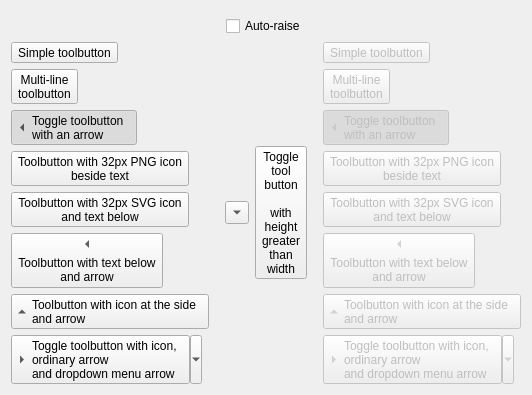
   <widget class="QWidget" name="tab_2">
    <attribute name="title">
     <string>Tool buttons</string>
    </attribute>
    <layout class="QGridLayout" name="gridLayout_5">
     <item row="3" column="1">
      <layout class="QGridLayout" name="gridLayout_2">
       <item row="0" column="0">
        <widget class="QToolButton" name="toolButton">
         <property name="text">
          <string>Simple toolbutton</string>
         </property>
        </widget>
       </item>
       <item row="0" column="1">
        <spacer name="horizontalSpacer_18">
         <property name="orientation">
          <enum>Qt::Horizontal</enum>
         </property>
         <property name="sizeType">
          <enum>QSizePolicy::Expanding</enum>
         </property>
         <property name="sizeHint" stdset="0">
          <size>
           <width>10</width>
           <height>20</height>
          </size>
         </property>
        </spacer>
       </item>
       <item row="0" column="2" rowspan="8">
        <widget class="QToolButton" name="toolButton_18">
         <property name="text">
          <string notr="true">...</string>
         </property>
         <property name="arrowType">
          <enum>Qt::DownArrow</enum>
         </property>
        </widget>
       </item>
       <item row="0" column="3" rowspan="8">
        <widget class="QToolButton" name="toolButton_17">
         <property name="text">
          <string>Toggle
tool
button

with
height
greater
than
width</string>
         </property>
         <property name="icon">
          <iconset resource="KvantumPreviewResources.qrc">
           <normaloff>:/Icons/data/icon.svg</normaloff>:/Icons/data/icon.svg</iconset>
         </property>
         <property name="checkable">
          <bool>true</bool>
         </property>
         <property name="toolButtonStyle">
          <enum>Qt::ToolButtonTextUnderIcon</enum>
         </property>
        </widget>
       </item>
       <item row="0" column="4">
        <spacer name="horizontalSpacer_19">
         <property name="orientation">
          <enum>Qt::Horizontal</enum>
         </property>
         <property name="sizeType">
          <enum>QSizePolicy::Expanding</enum>
         </property>
         <property name="sizeHint" stdset="0">
          <size>
           <width>10</width>
           <height>0</height>
          </size>
         </property>
        </spacer>
       </item>
       <item row="0" column="5">
        <widget class="QToolButton" name="toolButton_16">
         <property name="enabled">
          <bool>false</bool>
         </property>
         <property name="text">
          <string>Simple toolbutton</string>
         </property>
        </widget>
       </item>
       <item row="1" column="0">
        <widget class="QToolButton" name="toolButton_2">
         <property name="text">
          <string>Multi-line
toolbutton</string>
         </property>
        </widget>
       </item>
       <item row="1" column="5">
        <widget class="QToolButton" name="toolButton_15">
         <property name="enabled">
          <bool>false</bool>
         </property>
         <property name="text">
          <string>Multi-line
toolbutton</string>
         </property>
        </widget>
       </item>
       <item row="2" column="0">
        <widget class="QToolButton" name="toolButton_3">
         <property name="text">
          <string>Toggle toolbutton
with an arrow</string>
         </property>
         <property name="checkable">
          <bool>true</bool>
         </property>
         <property name="checked">
          <bool>true</bool>
         </property>
         <property name="toolButtonStyle">
          <enum>Qt::ToolButtonTextBesideIcon</enum>
         </property>
         <property name="arrowType">
          <enum>Qt::LeftArrow</enum>
         </property>
        </widget>
       </item>
       <item row="2" column="5">
        <widget class="QToolButton" name="toolButton_12">
         <property name="enabled">
          <bool>false</bool>
         </property>
         <property name="text">
          <string>Toggle toolbutton
with an arrow</string>
         </property>
         <property name="checkable">
          <bool>true</bool>
         </property>
         <property name="checked">
          <bool>true</bool>
         </property>
         <property name="toolButtonStyle">
          <enum>Qt::ToolButtonTextBesideIcon</enum>
         </property>
         <property name="arrowType">
          <enum>Qt::LeftArrow</enum>
         </property>
        </widget>
       </item>
       <item row="3" column="0">
        <widget class="QToolButton" name="toolButton_4">
         <property name="text">
          <string>Toolbutton with 32px PNG icon
beside text</string>
         </property>
         <property name="icon">
          <iconset resource="KvantumPreviewResources.qrc">
           <normaloff>:/Icons/data/icon.png</normaloff>:/Icons/data/icon.png</iconset>
         </property>
         <property name="iconSize">
          <size>
           <width>32</width>
           <height>32</height>
          </size>
         </property>
         <property name="toolButtonStyle">
          <enum>Qt::ToolButtonTextBesideIcon</enum>
         </property>
        </widget>
       </item>
       <item row="3" column="5">
        <widget class="QToolButton" name="toolButton_9">
         <property name="enabled">
          <bool>false</bool>
         </property>
         <property name="text">
          <string>Toolbutton with 32px PNG icon
beside text</string>
         </property>
         <property name="icon">
          <iconset resource="KvantumPreviewResources.qrc">
           <normaloff>:/Icons/data/icon.png</normaloff>:/Icons/data/icon.png</iconset>
         </property>
         <property name="iconSize">
          <size>
           <width>32</width>
           <height>32</height>
          </size>
         </property>
         <property name="toolButtonStyle">
          <enum>Qt::ToolButtonTextBesideIcon</enum>
         </property>
        </widget>
       </item>
       <item row="4" column="0">
        <widget class="QToolButton" name="toolButton_5">
         <property name="text">
          <string>Toolbutton with 32px SVG icon
and text below</string>
         </property>
         <property name="icon">
          <iconset resource="KvantumPreviewResources.qrc">
           <normaloff>:/Icons/data/icon.svg</normaloff>:/Icons/data/icon.svg</iconset>
         </property>
         <property name="iconSize">
          <size>
           <width>32</width>
           <height>32</height>
          </size>
         </property>
         <property name="toolButtonStyle">
          <enum>Qt::ToolButtonTextUnderIcon</enum>
         </property>
        </widget>
       </item>
       <item row="4" column="5">
        <widget class="QToolButton" name="toolButton_14">
         <property name="enabled">
          <bool>false</bool>
         </property>
         <property name="text">
          <string>Toolbutton with 32px SVG icon
and text below</string>
         </property>
         <property name="icon">
          <iconset resource="KvantumPreviewResources.qrc">
           <normaloff>:/Icons/data/icon.svg</normaloff>:/Icons/data/icon.svg</iconset>
         </property>
         <property name="iconSize">
          <size>
           <width>32</width>
           <height>32</height>
          </size>
         </property>
         <property name="toolButtonStyle">
          <enum>Qt::ToolButtonTextUnderIcon</enum>
         </property>
        </widget>
       </item>
       <item row="5" column="0">
        <widget class="QToolButton" name="toolButton_6">
         <property name="text">
          <string>Toolbutton with text below
and arrow</string>
         </property>
         <property name="icon">
          <iconset resource="KvantumPreviewResources.qrc">
           <normaloff>:/Icons/data/icon.svg</normaloff>:/Icons/data/icon.svg</iconset>
         </property>
         <property name="toolButtonStyle">
          <enum>Qt::ToolButtonTextUnderIcon</enum>
         </property>
         <property name="arrowType">
          <enum>Qt::LeftArrow</enum>
         </property>
        </widget>
       </item>
       <item row="5" column="5">
        <widget class="QToolButton" name="toolButton_13">
         <property name="enabled">
          <bool>false</bool>
         </property>
         <property name="text">
          <string>Toolbutton with text below
and arrow</string>
         </property>
         <property name="icon">
          <iconset resource="KvantumPreviewResources.qrc">
           <normaloff>:/Icons/data/icon.svg</normaloff>:/Icons/data/icon.svg</iconset>
         </property>
         <property name="toolButtonStyle">
          <enum>Qt::ToolButtonTextUnderIcon</enum>
         </property>
         <property name="arrowType">
          <enum>Qt::LeftArrow</enum>
         </property>
        </widget>
       </item>
       <item row="6" column="0">
        <widget class="QToolButton" name="toolButton_7">
         <property name="text">
          <string>Toolbutton with icon at the side
and arrow</string>
         </property>
         <property name="icon">
          <iconset resource="KvantumPreviewResources.qrc">
           <normaloff>:/Icons/data/icon.svg</normaloff>:/Icons/data/icon.svg</iconset>
         </property>
         <property name="toolButtonStyle">
          <enum>Qt::ToolButtonTextBesideIcon</enum>
         </property>
         <property name="arrowType">
          <enum>Qt::UpArrow</enum>
         </property>
        </widget>
       </item>
       <item row="6" column="5">
        <widget class="QToolButton" name="toolButton_10">
         <property name="enabled">
          <bool>false</bool>
         </property>
         <property name="text">
          <string>Toolbutton with icon at the side
and arrow</string>
         </property>
         <property name="icon">
          <iconset resource="KvantumPreviewResources.qrc">
           <normaloff>:/Icons/data/icon.svg</normaloff>:/Icons/data/icon.svg</iconset>
         </property>
         <property name="toolButtonStyle">
          <enum>Qt::ToolButtonTextBesideIcon</enum>
         </property>
         <property name="arrowType">
          <enum>Qt::UpArrow</enum>
         </property>
        </widget>
       </item>
       <item row="7" column="0">
        <widget class="QToolButton" name="toolButton_8">
         <property name="text">
          <string>Toggle toolbutton with icon,
ordinary arrow
and dropdown menu arrow</string>
         </property>
         <property name="icon">
          <iconset theme="user-home"/>
         </property>
         <property name="checkable">
          <bool>true</bool>
         </property>
         <property name="popupMode">
          <enum>QToolButton::MenuButtonPopup</enum>
         </property>
         <property name="toolButtonStyle">
          <enum>Qt::ToolButtonTextBesideIcon</enum>
         </property>
         <property name="arrowType">
          <enum>Qt::RightArrow</enum>
         </property>
        </widget>
       </item>
       <item row="7" column="5">
        <widget class="QToolButton" name="toolButton_11">
         <property name="enabled">
          <bool>false</bool>
         </property>
         <property name="text">
          <string>Toggle toolbutton with icon,
ordinary arrow
and dropdown menu arrow</string>
         </property>
         <property name="icon">
          <iconset theme="user-home"/>
         </property>
         <property name="checkable">
          <bool>true</bool>
         </property>
         <property name="popupMode">
          <enum>QToolButton::MenuButtonPopup</enum>
         </property>
         <property name="toolButtonStyle">
          <enum>Qt::ToolButtonTextBesideIcon</enum>
         </property>
         <property name="arrowType">
          <enum>Qt::RightArrow</enum>
         </property>
        </widget>
       </item>
      </layout>
     </item>
     <item row="3" column="0">
      <spacer name="horizontalSpacer_3">
       <property name="orientation">
        <enum>Qt::Horizontal</enum>
       </property>
       <property name="sizeHint" stdset="0">
        <size>
         <width>0</width>
         <height>20</height>
        </size>
       </property>
      </spacer>
     </item>
     <item row="3" column="2">
      <spacer name="horizontalSpacer_4">
       <property name="orientation">
        <enum>Qt::Horizontal</enum>
       </property>
       <property name="sizeHint" stdset="0">
        <size>
         <width>0</width>
         <height>20</height>
        </size>
       </property>
      </spacer>
     </item>
     <item row="4" column="1">
      <spacer name="verticalSpacer">
       <property name="orientation">
        <enum>Qt::Vertical</enum>
       </property>
       <property name="sizeHint" stdset="0">
        <size>
         <width>20</width>
         <height>0</height>
        </size>
       </property>
      </spacer>
     </item>
     <item row="0" column="1">
      <spacer name="verticalSpacer_4">
       <property name="orientation">
        <enum>Qt::Vertical</enum>
       </property>
       <property name="sizeType">
        <enum>QSizePolicy::Fixed</enum>
       </property>
       <property name="sizeHint" stdset="0">
        <size>
         <width>20</width>
         <height>5</height>
        </size>
       </property>
      </spacer>
     </item>
     <item row="1" column="1" alignment="Qt::AlignHCenter">
      <widget class="QCheckBox" name="checkBoxRaise">
       <property name="text">
        <string>Auto-raise</string>
       </property>
      </widget>
     </item>
     <item row="2" column="1">
      <spacer name="verticalSpacer_16">
       <property name="orientation">
        <enum>Qt::Vertical</enum>
       </property>
       <property name="sizeHint" stdset="0">
        <size>
         <width>0</width>
         <height>0</height>
        </size>
       </property>
      </spacer>
     </item>
    </layout>
   </widget>
